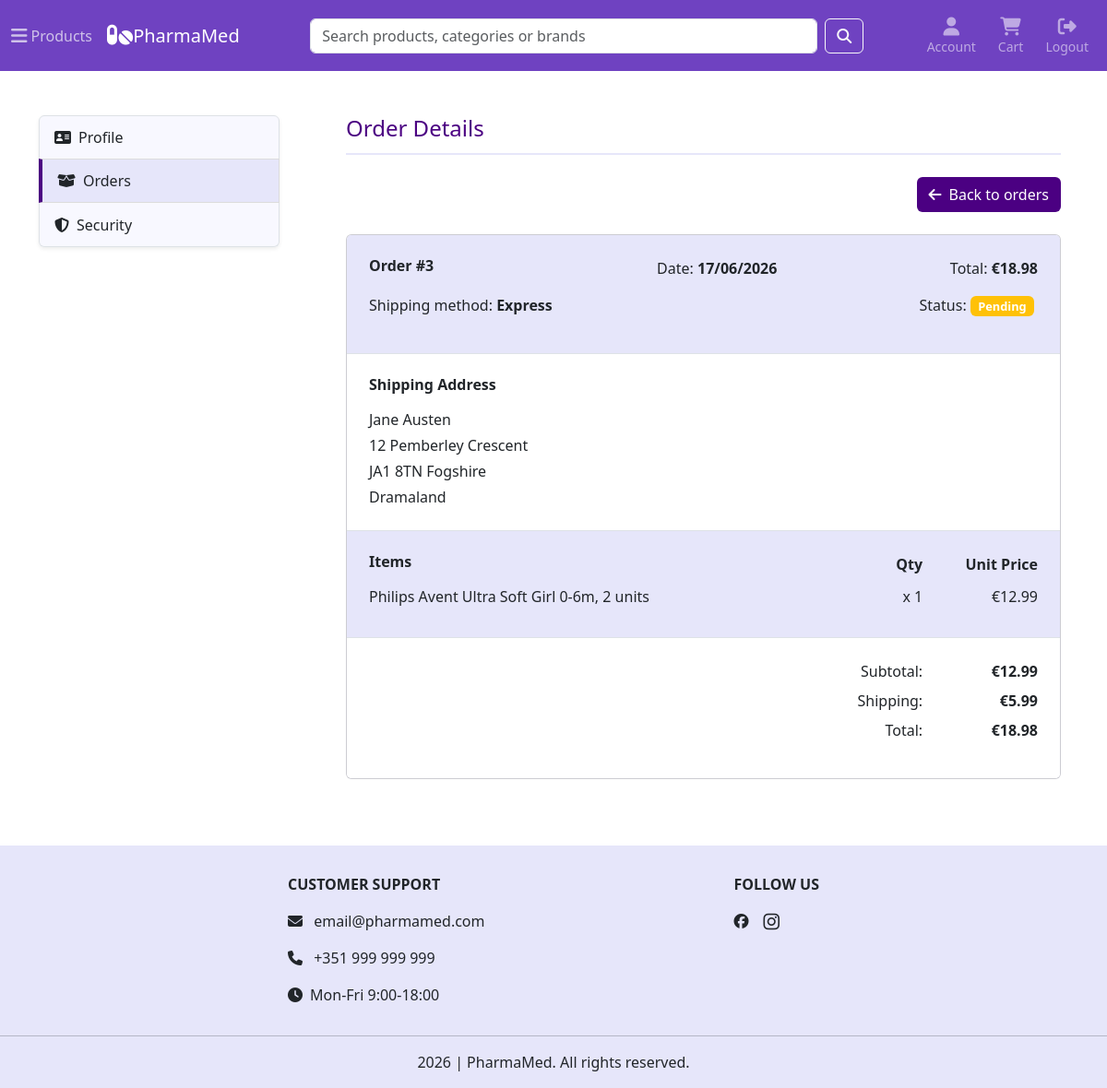
/account/order_details/3 (signed in), run on the app's committed database.
### tables this page shows
CREATE TABLE orders (
    id INTEGER PRIMARY KEY AUTOINCREMENT,
    user_id INTEGER NOT NULL,
    address_id INTEGER NOT NULL,
    full_name TEXT NOT NULL,
    address_line TEXT NOT NULL,
    postal_code TEXT NOT NULL,
    city TEXT NOT NULL,
    country TEXT NOT NULL,
    shipping_method TEXT NOT NULL,
    subtotal REAL NOT NULL,
    shipping_cost REAL NOT NULL,
    total REAL NOT NULL,
    status TEXT NOT NULL DEFAULT 'pending',
    created_at TIMESTAMP DEFAULT CURRENT_TIMESTAMP,
    updated_at TIMESTAMP DEFAULT CURRENT_TIMESTAMP,
    FOREIGN KEY (user_id) REFERENCES users(id)
);

CREATE TABLE order_items (
    id INTEGER PRIMARY KEY AUTOINCREMENT,
    order_id INTEGER NOT NULL,
    product_id INTEGER NOT NULL,
    name TEXT NOT NULL,
    pack_size TEXT NOT NULL,
    quantity INTEGER NOT NULL,
    price REAL NOT NULL,
    FOREIGN KEY (order_id) REFERENCES orders(id) ON DELETE CASCADE
);

### app/routes/account.py (the view)
@account_bp.route("/order_details/<int:order_id>")
@login_required
def order_details(order_id):
    db = get_db()
    order = get_user_order(db, order_id, current_user.id)
    if not order:
        flash("Order not found", "error")
        return redirect(url_for("account.orders"))
    items = get_order_items(db, order_id)
    return render_template("account/order_details.html", active_page="orders", order=order, items=items)

### app/__init__.py (called while the page is built)
@app.context_processor
def inject_globals():
    return {
        "categories_menu": load_categories_menu(),
        "cart_count": get_cart_count()
    }

### app/models/user.py (called while the page is built)
@login_manager.user_loader
def load_user(user_id):
    db = get_db()
    user = db.execute(
        """
        SELECT id, email, first_name, last_name
        FROM users
        WHERE id = ?
        """,
        (int(user_id),)
    ).fetchone()
    if user is None:
        return None
    return User(
        user["id"],
        user["email"],
        user["first_name"],
        user["last_name"]
    )

### app/services/cart_service.py (called while the page is built)
def get_cart_count():
    db = get_db()
    if current_user.is_authenticated:
        return db_cart_count(db, current_user.id)
    session_cart = session.get('cart', {})
    return sum(session_cart.values())

def db_cart_count(db, user_id):
    cart_count = db.execute(
        """
        SELECT SUM(quantity) as total
        FROM cart_items ci
        JOIN carts c ON ci.cart_id = c.id
        WHERE c.user_id = ?
        """,
        (user_id,)
    ).fetchone()
    return cart_count["total"] or 0

### app/services/order_service.py (called while the page is built)
def get_user_order(db, order_id, user_id):
    return db.execute(
        """
        SELECT *
        FROM orders
        WHERE id = ?
        AND user_id = ?
        """,
        (order_id, user_id)
    ).fetchone()

def get_order_items(db, order_id):
    return db.execute(
        """
        SELECT *
        FROM order_items
        WHERE order_id = ?
        """,
        (order_id,)
    ).fetchall()

### app/utils/categories.py (called while the page is built)
def load_categories_menu():
    db = get_db()
    rows = db.execute(
        """
        SELECT category_id, name, parent_id, icon
        FROM categories
        ORDER BY category_id
        """
    ).fetchall()
    categories_menu = {}
    for row in rows:
        if row["parent_id"] == 0:
            categories_menu[row["category_id"]] = {
                "category_data": row,
                "subcategories": []
            }
    for row in rows:
        parent_id = row["parent_id"]
        if parent_id != 0 and parent_id in categories_menu:
            categories_menu[parent_id]["subcategories"].append(row)
    return categories_menu

### app/utils/db.py (called while the page is built)
def get_db():
    if "db" not in g:
        g.db = sqlite3.connect(DATABASE_PATH)
        g.db.row_factory = sqlite3.Row
        g.db.execute("PRAGMA foreign_keys = ON")
    return g.db

### app/utils/formatting.py (called while the page is built)
def format_date(value):
    return datetime.strptime(value, "%Y-%m-%d %H:%M:%S").strftime("%d/%m/%Y")

### app/templates/account/order_details.html
{% extends "account/account.html" %}
{% block account_content %}
<div class="section-heading pb-1 mb-4">
    <h1 class="fs-4">Order Details</h1>
</div>
<div class="text-end">
    <a href="{{ url_for('account.orders') }}" class="btn action-btn">
        <i class="fa-solid fa-arrow-left me-2" aria-hidden="true"></i>Back to orders
    </a>
</div>
<div class="card order-card my-4">
    <ul class="list-group list-group-flush">
        <li class="list-group-item dark-item p-3 p-md-4">
            <div class="row">
                <div class="col-12 col-md-4 col-lg-5 mb-3 mb-md-0 ">
                    <h2 class="fs-6 fw-bold">Order #{{ order.id }} </h2>
                </div>
                <div class="col-12 col-md-8 col-lg-4 text-md-end text-lg-start">
                    <p>Date: <strong>{{ order.created_at | format_date }}</strong></p>
                </div>
                <div class="col-12 col-md-4 col-lg-3 text-lg-end mt-lg-0">
                    <p>Total: <strong>€{{ "%.2f"|format(order.total)  }}</strong></p>
                </div>
                <div class="col-12 col-md-8 col-lg-5 text-md-end text-lg-start">
                    <p>Shipping method: <strong>{{ order.shipping_method|capitalize }}</strong></p>
                </div>
                <div class="col-12 col-md-4 col-lg-7 text-lg-end pe-lg-3">
                    <p>Status:
                        <span class="badge {% if order.status == 'pending' %}bg-warning{% elif order.status == 'processing' %}bg-info{% elif order.status == 'shipped' %}bg-primary{% elif order.status == 'delivered' %}bg-success{% elif order.status == 'cancelled' %}bg-danger{% endif %}">
                        {{ order.status|title }}
                        </span>
                    </p>
                </div>
            </div>
        </li>
        <li class="list-group-item p-3 p-md-4">
            <h2 class="fw-bold fs-6 mb-3">Shipping Address</h2>
            <p class="mb-1">{{ order.full_name }}</p>
            <p class="mb-1">{{ order.address_line }}</p>
            <p class="mb-1">{{ order.postal_code }} {{ order.city }}</p>
            <p class="mb-0">{{ order.country }}</p>
        </li>
         <li class="list-group-item dark-item p-3 p-md-4">
            <div class="row mb-2">
                <div class="col-5 col-md-6 col-lg-8">
                    <h2 class="fw-bold fs-6">Items</h2>
                </div>
                <div class="col-3 col-md-3 col-lg-2 text-end">
                    <div class="fw-bold">Qty</div>
                </div>
                <div class="col-4 col-md-3 col-lg-2 text-end">
                    <div class="fw-bold">Unit Price</div>
                </div>
            </div>
            {% for item in items %}
                <div class="row pb-2">
                    <div class="col-5 col-md-6 col-lg-8">
                        {{ item.name }}, {{ item.pack_size }}
                    </div>
                    <div class="col-3 col-md-3 col-lg-2 text-end">
                        x {{ item.quantity }}
                    </div>
                    <div class="col-4 col-md-3 col-lg-2 text-end">
                        €{{ "%.2f"|format(item.price) }}
                    </div>
                </div>
            {% endfor %}
        </li>
        <li class="list-group-item p-3 p-md-4">
            <div class="row">
                <div class="col-8 col-md-9 col-lg-10 text-end">
                    <p class="mb-2">Subtotal:</p>
                    <p class="mb-2">Shipping:</p>
                    <p>Total:</p>
                </div>
                <div class="col-4 col-md-3 col-lg-2 text-end">
                    <p class="mb-2"><strong> €{{ "%.2f"|format(order.subtotal) }}</strong></p>
                    <p class="mb-2"><strong> €{{ "%.2f"|format(order.shipping_cost) }}</strong></p>
                    <p><strong> €{{ "%.2f"|format(order.total) }}</strong></p>
                </div>
            </div>
        </li>
    </ul>
</div>
{% endblock %}

### app/static/css/styles.css (style rules this page uses)
#productsMenu .accordion-item .list-group-item, .category-card, .pagination .page-link:hover, .sort-btn.show, .filter-btn.show, .total-items, .cart-bottom, .order-card { background-color: #F8F8FF; }
#productsMenu .list-group-item:hover, #productsMenu .accordion-button:not(.collapsed):hover, .carousel, .category-card:hover, .breadcrumb-nav, .sorting-dropdown .dropdown-item:hover, .filter-dropdown .dropdown-item:hover, #accountSidebar .list-group-item:hover, .dark-item { background-color: #E6E6FA; }
.category-card .card-title, .category-name, .product-name, .item-name, .section-heading, .forgot-password-link a:hover { color: #4B0082; }
.action-btn { background-color: #4B0082; color: white; }
.badge { background-color: #4B0082; font-size: 0.8rem; }
.register-link, .login-link, .section-heading { border-bottom: solid 2px #E6E6FA; }

### data on the page
orders: id "3", created_at "17/06/2026", total "18.98", shipping_method "Express", status "Pending", full_name "Jane Austen", address_line "12 Pemberley Crescent", postal_code "JA1 8TN", city "Fogshire", country "Dramaland", subtotal "12.99", shipping_cost "5.99"
order_items: name "Philips Avent Ultra Soft Girl 0-6m", pack_size "2 units", quantity "1", price "12.99"
